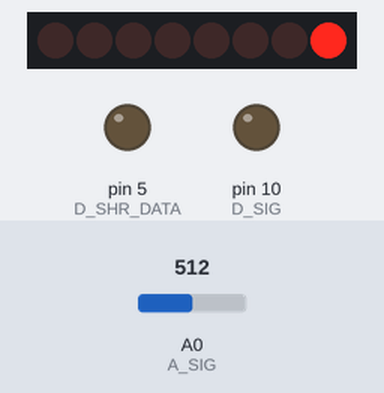
The program below on a simulated Arduino Nano, built with avr-gcc and run on an emulated ATmega328P. On the bench: 8 shift-register outputs drawn as a row of LEDs (first output left, lit = HIGH), output pins drawn as LEDs (lit = HIGH). Wiring (inferred from the names in the program): shift register (74HC595): data pin 3; shift clock pin 2. Wiring (inferred from the signals the program sends): row of LEDs: on Q0, Q1, Q2, Q3, Q4, Q5, Q6, Q7. Inputs (shaded band) come from the test bench; at power-on: A0 (A_SIG) = 512. Pins used as bus, display or sensor lines are not drawn; what the program prints to the serial monitor is not drawn.

Above: at 4.1 s.
At 6.1 s:
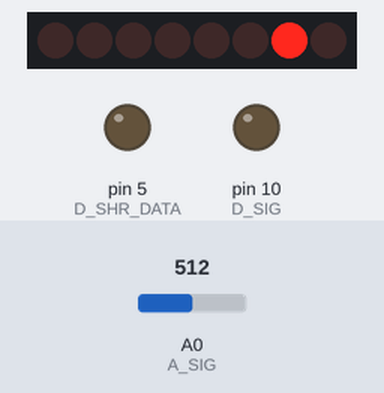
At 10.1 s:
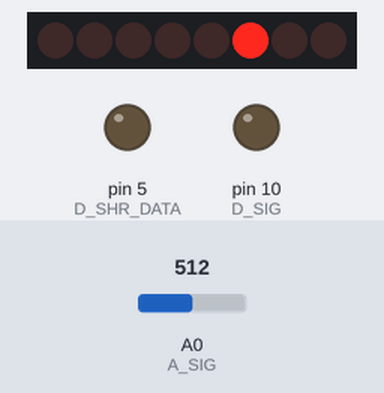
At 14.1 s:
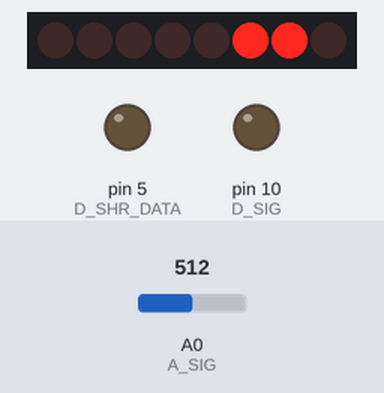
At 20.1 s:
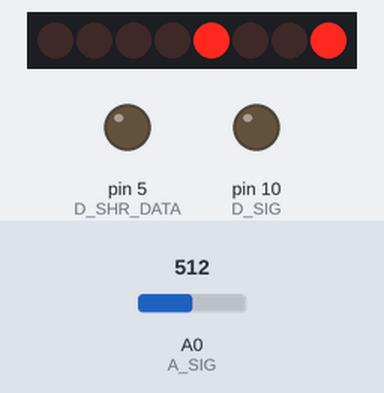
At 38.1 s:
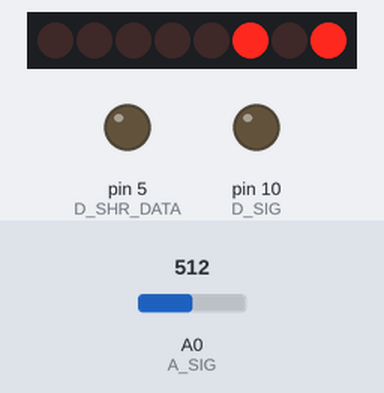
Timing chart, 0 to 39.6 s (numbered marks = the images above):
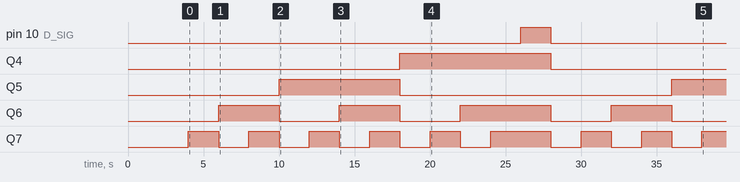

The program:

main.cpp
```cpp
#include <Arduino.h>
#include <math.h>

//-----------------------------------------------


static const int A_SHR_CLK  = 2;
static const int A_SHR_DATA = 3;
static const int D_SHR_CLK	= 4;
static const int D_SHR_DATA = 5;
static const int SHR_RESET_PIN  = 6;
//HALF time period of SHR Microseconds
static const int SHR_CLK_HALF_PERIOD  = 10;


//Analog and Digital mux <Select pins>
// static const int A_mux_sel[] = {2, 3, 4, 5};
// static const int D_mux_sel[] = {6, 7, 8, 9};

//Number of Analog and Digital mux select Pins
const int A_sel_N = 4;
const int D_sel_N = 4;

//Number of Rows And Columns
const int N_ROWS = 12;
const int N_COLS = 12;

//-----------------------------------------------

//Analog  and Digital <signal pins>
static const int A_SIG = A0;
static const int D_SIG = 10;

//Analog  and Digital <Enable Pins>
static const int A_EN = 11;
static const int D_EN = 12;

//MUX Enable
#define EN_ON 0
#define EN_OFF 1

//MUX D_SIG
#define D_SIG_ON 0
#define D_SIG_OFF 1

//Number of bit the Shift register has..
#define  SHR_N_BITS 8
#define SHR_RESET 0


//----------HELPERS---------------------

void set_mux_sel(const int mux[],int N_pins,int val){
	/*Sets the mux select pins using binary representation of val */
	for (int i=0;i<N_pins;i++){
		digitalWrite(mux[i],(val >>i)%2);
	}
}
void shift_reg_pulse_clk(uint8_t clk_pin){
	digitalWrite(clk_pin,HIGH);
	delayMicroseconds(SHR_CLK_HALF_PERIOD);
	digitalWrite(clk_pin,LOW);
}
//Reset a particular Shift reg
void reset_shift_reg(uint8_t reset_pin){
	/*Resets the Shift Registers..*/
	digitalWrite(reset_pin,LOW);
	delayMicroseconds(10);
	digitalWrite(reset_pin,HIGH);
}

//Write a data to a particular shift reg..
void write_shift_reg(uint8_t data_pin,uint8_t clk_pin,int data,uint8_t total_bits=SHR_N_BITS){
	//First 4 bits
	for (int i=0;i<total_bits/2;i++){
		//set data
		digitalWrite(data_pin,(data >>i)%2);
		// PULSE CLOCK
		shift_reg_pulse_clk(clk_pin);
	}
	//Most significant NIBBLE
	for (int i=0;i<total_bits/2;i++){
		digitalWrite(data_pin,LOW);
		shift_reg_pulse_clk(clk_pin);
	}
}


//--------------------------------------
void setup(){
	Serial.begin(2000000);

	//Init Shift Register Pins
	pinMode(A_SHR_CLK,OUTPUT);
	pinMode(A_SHR_DATA,OUTPUT);
	pinMode(D_SHR_CLK,OUTPUT);
	pinMode(D_SHR_DATA,OUTPUT);
	pinMode(SHR_RESET_PIN,OUTPUT);

	//Mux Signal Pins
	pinMode(A_SIG,INPUT_PULLUP);
	pinMode(D_SIG,OUTPUT);

	//Mux Enable Pins
	// pinMode(D_EN,OUTPUT);
	// pinMode(A_EN,OUTPUT);

	//Init Shift Registers
	reset_shift_reg(SHR_RESET_PIN);
	digitalWrite(A_SHR_CLK,LOW);
	digitalWrite(A_SHR_DATA,LOW);
	digitalWrite(D_SHR_CLK,LOW);
	digitalWrite(D_SHR_DATA,LOW);


}

void loop(){
	for (int r=0;r<N_ROWS;r++){

		//Set the row number
		write_shift_reg(D_SHR_DATA,D_SHR_CLK,r,SHR_N_BITS);

		// set_mux_sel(D_mux_sel,D_sel_N,r);

		//Enable The Digital Mux
		delay(2000);
		//Activate RoW
		digitalWrite(D_SIG,D_SIG_ON);


		for (int c=0;c<N_COLS;c++){

			//Set the col number
			// set_mux_sel(A_mux_sel,A_sel_N,c);
			write_shift_reg(A_SHR_DATA,A_SHR_CLK,c,SHR_N_BITS);
			delay(2000);
			//READ CUR  ROW X COLUMN
			int val=0;
			delayMicroseconds(10);
			val = analogRead(A_SIG);

			Serial.print(val);
			Serial.print(" ");
			//output the value..


		} // Col Done

		//Deactivate Row
		digitalWrite(D_SIG,D_SIG_OFF);


		// //Disable the Two Muxes
		// digitalWrite(D_EN,EN_OFF);
		// digitalWrite(D_EN,EN_OFF);


	}//Row Done
	Serial.println();
	delay(10);

}
```

Measured:
- by itself, pin 10 (D_SIG): LOW → HIGH at 26.0 s, → LOW 2.0 s later
- by itself, Q4: LOW → HIGH at 18.0 s, → LOW 10.0 s later
- by itself, Q5: LOW → HIGH at 10.0 s, → LOW 8.0 s later, → HIGH 18.0 s later
- by itself, Q6: LOW → HIGH at 6.0 s, → LOW 4.0 s later, → HIGH 4.0 s later, → LOW 4.0 s later, … (8 changes in this stretch)
- by itself, Q7: LOW → HIGH at 4.0 s, → LOW 2.0 s later, → HIGH 2.0 s later, → LOW 2.0 s later, … (17 changes in this stretch)
